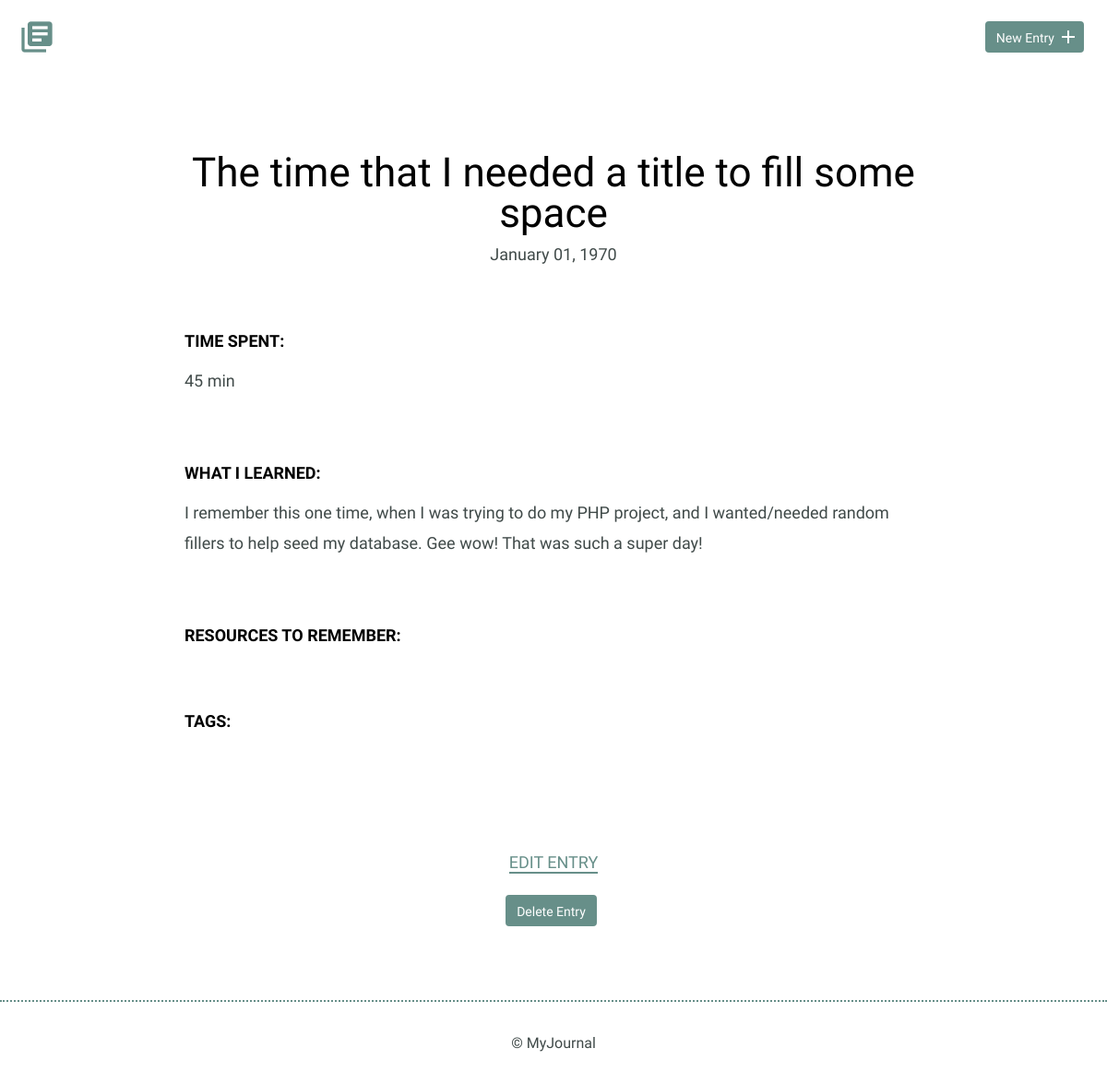
The app's page /detail.php?id=4 with its own data.
### tables this page shows
CREATE TABLE "entries" (
	`id`	INTEGER,
	`title`	TEXT,
	`date`	TEXT,
	`time_spent`	INTEGER,
	`learned`	BLOB,
	`resources`	BLOB, tags TEXT,
	PRIMARY KEY(`id`)
);

### detail.php (the view, shortened to what this page needs)
<?php
include('inc/header.php');
include('inc/functions.php');
if(!empty($_GET['id'])){
    $entry_id = intval($_GET['id']);
}
try{
    $result = $db->prepare('SELECT *
    FROM entries
    WHERE id =?');
    $result->bindParam(1, $entry_id);
    $result->execute();
}catch(Exception $e){
    echo $e->getMessage();
    die();
}
$entry = $result->fetch(PDO::FETCH_ASSOC);
?>
                <div class="entry-list single">
                    <article>
                        <h1><?php echo $entry['title']; ?></h1>
                        <time datetime="<?php echo $entry['date'];?>"><?php echo date('F d, Y', $entry['date']);?></time>
                        <div class="entry">
                            <h3>Time Spent: </h3>
                            <p><?php echo $entry['time_spent'];?></p>
                        </div>
                        <div class="entry">
                            <h3>What I Learned:</h3>
                            <p><?php echo $entry['learned'];?></p>
                        </div>
                        <div class="entry">
                            <h3>Resources to Remember:</h3>
                        </div>
                        <div class="entry">
                            <h3>Tags:</h3>
                        </div>
                    </article>
                </div>
            </div>
            <div class="edit">
                <p><a href="edit.php?id=<?php echo $entry['id'];?>">Edit Entry</a></p>
                <?php
                                              echo " <form method='post' action='detail.php' onsubmit='return confirm(\"Are you sure you want to delete this entry?\")'>\n";
                                              echo '<input type="submit" value="Delete Entry" class="button">';
                                              echo " </form>";
                ?>
            </div>
        </section>
        <footer>
            <div>
                &copy; MyJournal
            </div>
        </footer>
    </body>
</html>

### css/site.css (style rules this page uses)
body { font-size: 16px; color: #404a49; font-family: 'Cousine', serif; font-weight: 400; }
footer { text-align: center; padding: 35px 0; border-top: 2px dotted #678f89; }
.button { padding: 8px 10px 6px 10px; background: #678f89; border: 2px solid #678f89; border-radius: 4px; text-decoration: none; color: #FFF; position: relative; text-align: center; font-size: 14px; }
h1, h2, h3 { margin: 0; font-weight: 400; line-height: 1em; color: #000; }
h1 { font-size: 44px; margin-bottom: 12px; }
h3 { font-size: 18px; font-family: 'Work Sans', serif; font-weight: 600; text-transform: uppercase; }
p { line-height: 1.8em; font-size: 18px; }
p a { border-bottom: 2px solid #678f89; padding: 0; color: #678f89; text-decoration: none; }
.entry-list, .edit-entry, .new-entry { max-width: 800px; margin: 0 auto; padding: 70px 0 150px 0; }
.entry-list article { margin-bottom: 70px; text-align: center; }
.entry-list article:last-child { margin-bottom: 0; }
.entry-list.single { padding-bottom: 70px; }
.entry-list.single time { font-size: 18px; }
.entry { max-width: 800px; margin: 75px auto 0 auto; text-align: left; }
.entry p { margin-bottom: 40px; }
.edit { padding-bottom: 80px; text-align: center; margin: 0 auto; }
.edit a { font-weight: 400; text-transform: uppercase; font-size: 18px; }
input[type=submit] { margin-right: 5px; }

### records on screen
entries: title "The time that I needed a title to fill some space", date "January 01, 1970", time_spent "45 min", learned "I remember this one time, when I was trying to do my PHP project, and I wanted/needed random fillers to help seed my database. Gee wow! That was such a super day!"
